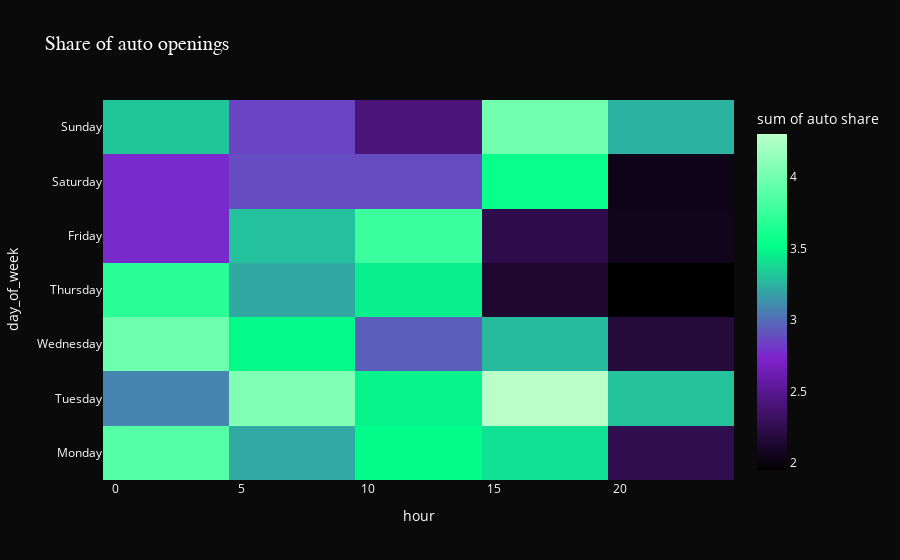

The code cell stored with this chart in its notebook:
### Code cell
tmp = (
    epi.assign(is_auto=epi["open_type"].eq("auto"))
    .groupby(["day_of_week", "hour"])
    .agg(auto_share=("is_auto", "mean"))
    .reset_index()
)

fig = px.density_heatmap(
    tmp,
    x="hour",
    y="day_of_week",
    z="auto_share",
    color_continuous_scale=["#000000","#7e22ce","#00ff88","#baffc9"],
    title="Share of auto openings",
    labels={"auto_share": "auto share"}
)
update_layout(fig)
fig.update_yaxes(categoryorder="array", categoryarray=[
    "Monday", "Tuesday", "Wednesday", "Thursday", "Friday", "Saturday", "Sunday"
])
fig.show()

### Figure 1 — Plotly figure (JSON) as saved in the notebook; plotly's stock layout.template omitted (floating-point values rounded to 4 significant figures; data arrays with more than 128 entries replaced by an {"elided": "..."} marker saying what was removed)
{"data": [{"coloraxis": "coloraxis", "histfunc": "sum", "hovertemplate": "hour=%{x}<br>day_of_week=%{y}<br>sum of auto share=%{z}<extra></extra>", "name": "", "x": {"elided": "166 int values"}, "xaxis": "x", "xbingroup": "x", "y": {"elided": "166 str values"}, "yaxis": "y", "ybingroup": "y", "z": {"elided": "166 float values"}, "type": "histogram2d"}], "layout": {"xaxis": {"anchor": "y", "domain": [0.0, 1.0], "title": {"text": "hour"}}, "yaxis": {"anchor": "x", "domain": [0.0, 1.0], "title": {"text": "day_of_week"}, "categoryorder": "array", "categoryarray": ["Monday", "Tuesday", "Wednesday", "Thursday", "Friday", "Saturday", "Sunday"]}, "coloraxis": {"colorbar": {"title": {"text": "sum of auto share"}}, "colorscale": [[0.0, "#000000"], [0.3333, "#7e22ce"], [0.6667, "#00ff88"], [1.0, "#baffc9"]]}, "legend": {"tracegroupgap": 0}, "title": {"text": "Share of auto openings", "font": {"size": 20, "color": "#ffffff", "family": "Poppins"}}, "font": {"color": "#ffffff"}, "bargap": 0.1, "paper_bgcolor": "#0a0a0a", "plot_bgcolor": "#0a0a0a"}}
